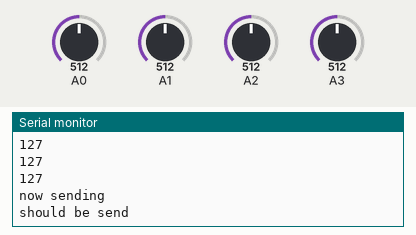
The sketch below on a simulated Arduino Uno, built with avr-gcc and run on an emulated ATmega328P. Parts: the last lines printed to the serial monitor. The test bench sets the inputs (shaded band); at power-on: A0 = 512, A1 = 512, A2 = 512, A3 = 512.

Above: at 1.3 s.
1.4 s: A0 set to 490
2.9 s: A1 set to 540
4.4 s: A2 set to 716
5.9 s: A3 set to 306
At 6.4 s:
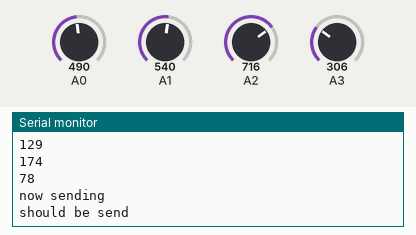
7.4 s: A2 set to 992
8.9 s: A3 set to 30
At 9.44 s:
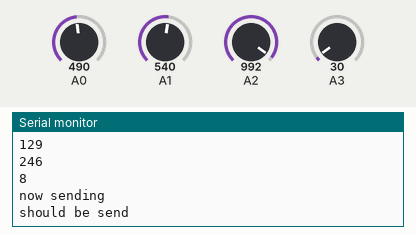
Timing chart, 0 to 11.4 s (numbered marks = the images above; inputs shaded):
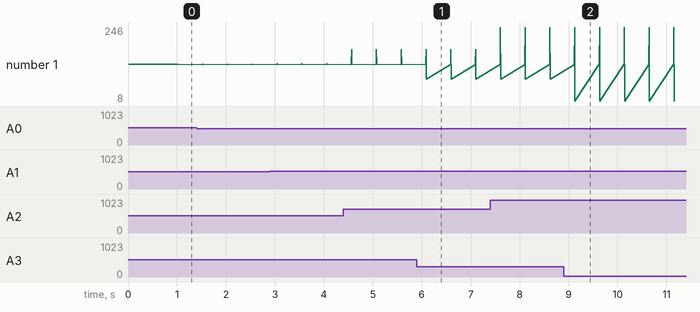

Measured:
- after the input at 5.9 s, the serial monitor: prints a new line after 0.19 s (image 1)
- after the input at 8.9 s, the serial monitor: prints a new line after 0.23 s (image 2)
- plotted number 1: 127 → 78 after the input at 5.9 s, 78 → 8 after the input at 8.9 s

The sketch:

car_transmitter.ino
```cpp
#include <SoftwareSerial.h>

// HC05 pins
#define RX 2
#define TX 3

SoftwareSerial btSerial(RX, TX);

typedef struct _PacketData_
{
  byte lxAxisValue_;
  byte lyAxisValue_;
  byte rxAxisValue_;
  byte ryAxisValue_;
} PacketData;
PacketData data;

//---------------------------------------------------------------------------------------------------------------------
///
/// values from 0 to 254, 127 is center
///
/// @param
///
/// @return none
//
void setup()
{
  btSerial.begin(38400);

  Serial.begin(9600);
  Serial.println("Serial started");
}

//---------------------------------------------------------------------------------------------------------------------
///
/// This function is used to map 0-1023 joystick value to 0-254. hence 127 is the center value which we send.
/// It also adjust the deadband in joystick.
/// Jotstick values range from 0-1023. But its center value is not always 511. It is little different.
/// So we need to add some deadband to center value. in our case 500-530. Any value in this deadband range is mapped to center 127.
///
/// @param
///
/// @return none
//
//
int mapAndAdjustJoystickDeadBandValues(int value, bool reverse)
{
  if (value >= 530)
    value = map(value, 530, 1023, 127, 254);

  else if (value <= 500)
    value = map(value, 500, 0, 127, 0);

  else
    value = 127;

  if (reverse)
    value = 254 - value;

  return value;
}

//---------------------------------------------------------------------------------------------------------------------
///
/// values from 0 to 254, 127 is center
///
/// @param
///
/// @return none
//
void loop()
{
  data.lxAxisValue_ = mapAndAdjustJoystickDeadBandValues(analogRead(A0), false);
  data.lyAxisValue_ = mapAndAdjustJoystickDeadBandValues(analogRead(A1), false);
  data.rxAxisValue_ = mapAndAdjustJoystickDeadBandValues(analogRead(A2), false);
  data.ryAxisValue_ = mapAndAdjustJoystickDeadBandValues(analogRead(A3), false);

  String dataString;
  dataString = dataString + data.lxAxisValue_ + ","  + data.lyAxisValue_ + "," + data.rxAxisValue_ + "," + data.ryAxisValue_ + "\n";

  Serial.println(data.lxAxisValue_);
  Serial.println(data.lyAxisValue_);
  Serial.println(data.rxAxisValue_);
  Serial.println(data.ryAxisValue_);
  Serial.println("now sending");
  btSerial.print(dataString); // send to HC05
  Serial.println("should be send");
  delay(500);
}
```
